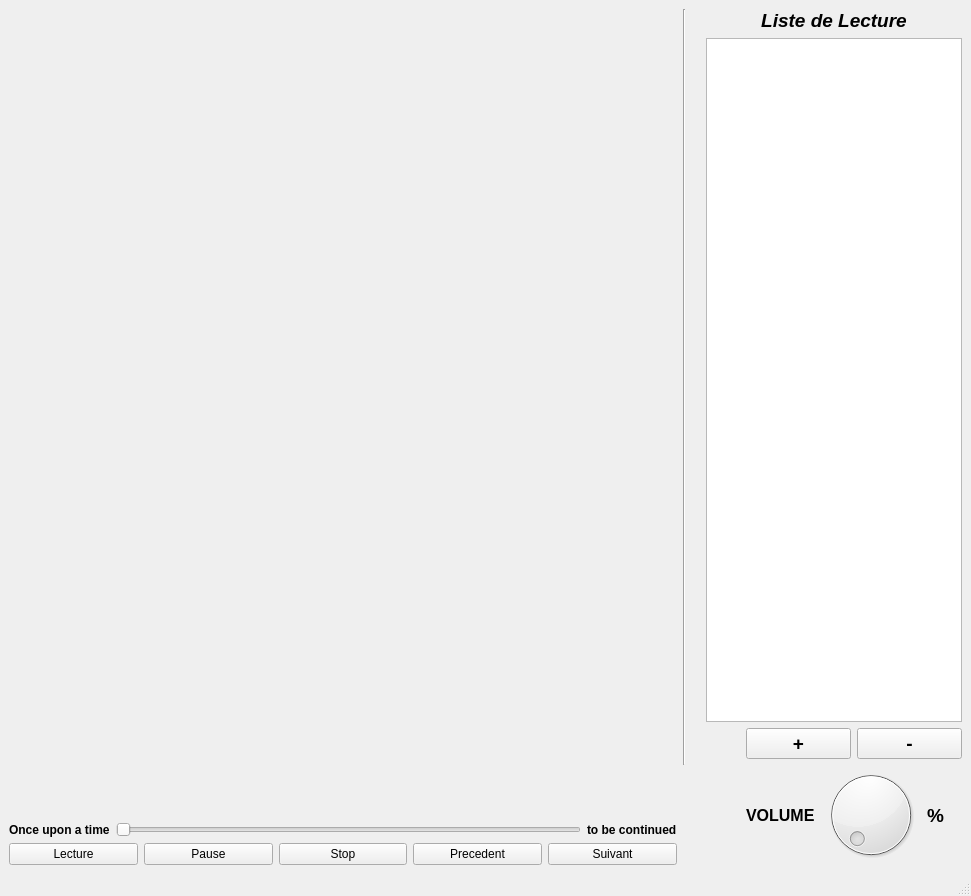
<?xml version="1.0" encoding="UTF-8"?>
<ui version="4.0">
 <class>MainWindow</class>
 <widget class="QMainWindow" name="MainWindow">
  <property name="geometry">
   <rect>
    <x>0</x>
    <y>0</y>
    <width>971</width>
    <height>896</height>
   </rect>
  </property>
  <property name="windowTitle">
   <string>MainWindow</string>
  </property>
  <widget class="QWidget" name="centralwidget">
   <layout class="QHBoxLayout" name="horizontalLayout_4">
    <item>
     <layout class="QVBoxLayout" name="verticalLayout_4">
      <item>
       <widget class="QWidget" name="ecran" native="true">
        <property name="sizePolicy">
         <sizepolicy hsizetype="Expanding" vsizetype="Expanding">
          <horstretch>0</horstretch>
          <verstretch>0</verstretch>
         </sizepolicy>
        </property>
       </widget>
      </item>
      <item>
       <layout class="QHBoxLayout" name="horizontalLayout_2">
        <item>
         <widget class="QLabel" name="OnceU">
          <property name="font">
           <font>
            <weight>75</weight>
            <bold>true</bold>
           </font>
          </property>
          <property name="text">
           <string>Once upon a time</string>
          </property>
         </widget>
        </item>
        <item>
         <widget class="QSlider" name="slider">
          <property name="orientation">
           <enum>Qt::Horizontal</enum>
          </property>
         </widget>
        </item>
        <item>
         <widget class="QLabel" name="ToBe">
          <property name="font">
           <font>
            <weight>75</weight>
            <bold>true</bold>
           </font>
          </property>
          <property name="text">
           <string>to be continued</string>
          </property>
         </widget>
        </item>
       </layout>
      </item>
      <item>
       <layout class="QHBoxLayout" name="horizontalLayout">
        <item>
         <widget class="QPushButton" name="Lecture">
          <property name="text">
           <string>Lecture</string>
          </property>
         </widget>
        </item>
        <item>
         <widget class="QPushButton" name="Pause">
          <property name="text">
           <string>Pause</string>
          </property>
         </widget>
        </item>
        <item>
         <widget class="QPushButton" name="Stop">
          <property name="text">
           <string>Stop</string>
          </property>
         </widget>
        </item>
        <item>
         <widget class="QPushButton" name="Precedent">
          <property name="text">
           <string>Precedent</string>
          </property>
         </widget>
        </item>
        <item>
         <widget class="QPushButton" name="Suivant">
          <property name="text">
           <string>Suivant</string>
          </property>
         </widget>
        </item>
       </layout>
      </item>
     </layout>
    </item>
    <item>
     <layout class="QVBoxLayout" name="verticalLayout_2">
      <item>
       <widget class="Line" name="line">
        <property name="orientation">
         <enum>Qt::Vertical</enum>
        </property>
       </widget>
      </item>
      <item>
       <spacer name="verticalSpacer">
        <property name="orientation">
         <enum>Qt::Vertical</enum>
        </property>
        <property name="sizeType">
         <enum>QSizePolicy::Minimum</enum>
        </property>
        <property name="sizeHint" stdset="0">
         <size>
          <width>17</width>
          <height>100</height>
         </size>
        </property>
       </spacer>
      </item>
     </layout>
    </item>
    <item>
     <layout class="QVBoxLayout" name="verticalLayout_3">
      <item>
       <widget class="QLabel" name="label">
        <property name="font">
         <font>
          <pointsize>14</pointsize>
          <weight>75</weight>
          <italic>true</italic>
          <bold>true</bold>
          <underline>false</underline>
          <kerning>false</kerning>
         </font>
        </property>
        <property name="text">
         <string>Liste de Lecture</string>
        </property>
        <property name="alignment">
         <set>Qt::AlignCenter</set>
        </property>
       </widget>
      </item>
      <item>
       <widget class="QListWidget" name="listLec">
        <property name="sizePolicy">
         <sizepolicy hsizetype="Minimum" vsizetype="Expanding">
          <horstretch>0</horstretch>
          <verstretch>0</verstretch>
         </sizepolicy>
        </property>
       </widget>
      </item>
      <item>
       <layout class="QHBoxLayout" name="horizontalLayout_3">
        <item>
         <spacer name="horizontalSpacer">
          <property name="orientation">
           <enum>Qt::Horizontal</enum>
          </property>
          <property name="sizeType">
           <enum>QSizePolicy::Minimum</enum>
          </property>
          <property name="sizeHint" stdset="0">
           <size>
            <width>40</width>
            <height>20</height>
           </size>
          </property>
         </spacer>
        </item>
        <item>
         <widget class="QPushButton" name="plus">
          <property name="font">
           <font>
            <pointsize>14</pointsize>
            <weight>75</weight>
            <bold>true</bold>
           </font>
          </property>
          <property name="text">
           <string>+</string>
          </property>
         </widget>
        </item>
        <item>
         <widget class="QPushButton" name="moins">
          <property name="font">
           <font>
            <pointsize>14</pointsize>
            <weight>75</weight>
            <bold>true</bold>
           </font>
          </property>
          <property name="text">
           <string>-</string>
          </property>
         </widget>
        </item>
       </layout>
      </item>
      <item>
       <layout class="QHBoxLayout" name="horizontalLayout_5">
        <item>
         <spacer name="horizontalSpacer_2">
          <property name="orientation">
           <enum>Qt::Horizontal</enum>
          </property>
          <property name="sizeType">
           <enum>QSizePolicy::Minimum</enum>
          </property>
          <property name="sizeHint" stdset="0">
           <size>
            <width>40</width>
            <height>20</height>
           </size>
          </property>
         </spacer>
        </item>
        <item>
         <widget class="QLabel" name="Volume">
          <property name="font">
           <font>
            <pointsize>12</pointsize>
            <weight>75</weight>
            <bold>true</bold>
           </font>
          </property>
          <property name="text">
           <string>VOLUME</string>
          </property>
         </widget>
        </item>
        <item>
         <widget class="QDial" name="dialVol"/>
        </item>
        <item>
         <widget class="QLabel" name="pourcent">
          <property name="font">
           <font>
            <pointsize>14</pointsize>
            <weight>75</weight>
            <bold>true</bold>
           </font>
          </property>
          <property name="text">
           <string>%</string>
          </property>
         </widget>
        </item>
       </layout>
      </item>
     </layout>
    </item>
   </layout>
  </widget>
  <widget class="QMenuBar" name="menubar">
   <property name="geometry">
    <rect>
     <x>0</x>
     <y>0</y>
     <width>971</width>
     <height>21</height>
    </rect>
   </property>
  </widget>
  <widget class="QStatusBar" name="statusbar"/>
 </widget>
 <resources/>
 <connections/>
</ui>
